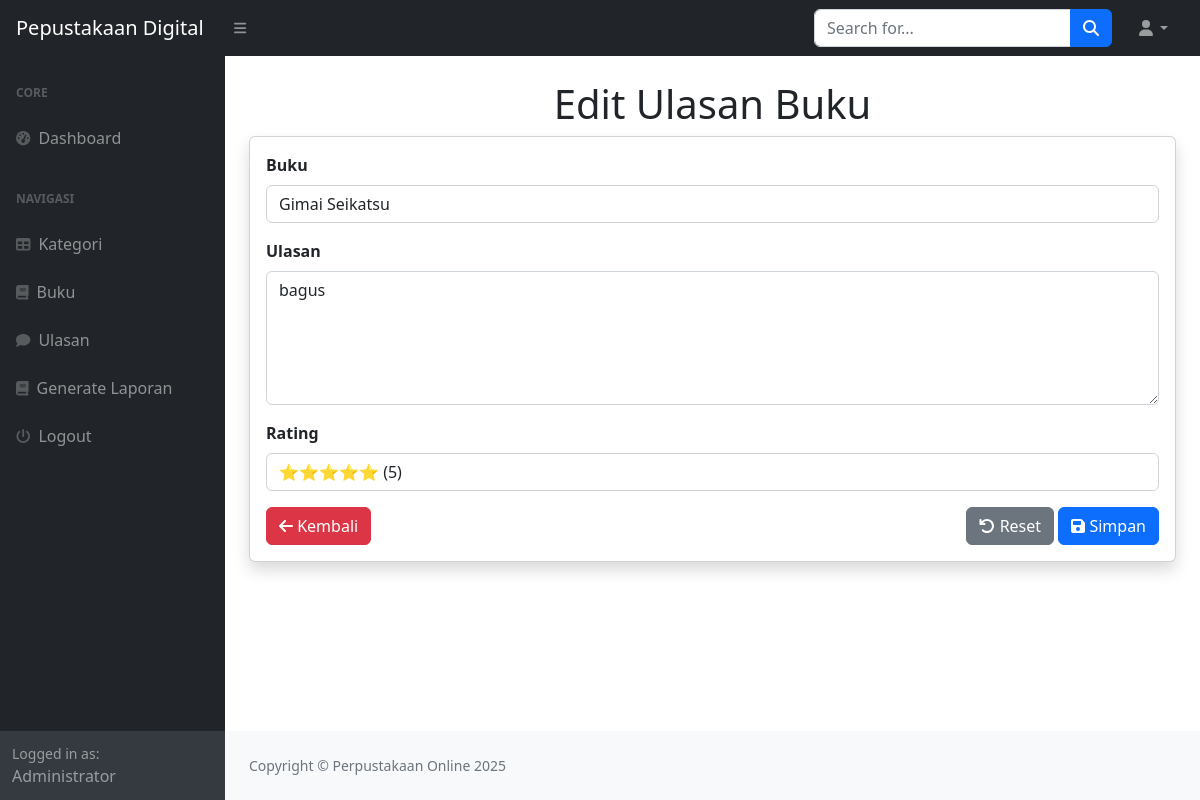
Page /perpusdig/index.php?page=ulasan_ubah&id=4 (signed in) on the committed database.
### tables this page shows
CREATE TABLE `ulasan` (
  `id_ulasan` int(11) NOT NULL,
  `id_user` int(11) DEFAULT NULL,
  `id_buku` int(11) DEFAULT NULL,
  `ulasan` text DEFAULT NULL,
  `rating` int(11) DEFAULT NULL
);

CREATE TABLE `buku` (
  `id_buku` int(11) NOT NULL,
  `id_kategori` int(11) DEFAULT NULL,
  `judul` varchar(255) DEFAULT NULL,
  `penulis` varchar(255) DEFAULT NULL,
  `penerbit` varchar(255) DEFAULT NULL,
  `tahun_terbit` varchar(255) DEFAULT NULL,
  `deskripsi` text NOT NULL
);

### perpusdig/ulasan_ubah.php (the view, shortened to what this page needs)
<h1 class="mt-4 text-center">Edit Ulasan Buku</h1>
<div class="card shadow">
    <div class="card-body">
        <form method="post">
            <?php
            $id = $_GET['id'];
            $query = mysqli_query($koneksi, "SELECT * FROM ulasan WHERE id_ulasan=$id");
            $data = mysqli_fetch_array($query);
            ?>
            <div class="mb-3">
                <label class="form-label fw-bold">Buku</label>
                <select name="id_buku" class="form-control">
                    <?php
                        $buk = mysqli_query($koneksi, "SELECT * FROM buku");
                        while($buku = mysqli_fetch_array($buk)) {
                    ?>
                    <option <?php if($data['id_buku'] == $buku['id_buku']) echo 'selected'; ?>
                            value="<?php echo $buku['id_buku']; ?>">
                        <?php echo $buku['judul']; ?>
                    </option>
                    <?php } ?>
                </select>
            </div>
            <div class="mb-3">
                <label class="form-label fw-bold">Ulasan</label>
                <textarea name="ulasan" rows="5" class="form-control"><?php echo htmlspecialchars($data['ulasan']); ?></textarea>
            </div>
            <div class="mb-3">
                <label class="form-label fw-bold">Rating</label>
                <select name="rating" class="form-control">
                    <?php for($i = 1; $i <= 5; $i++) { ?>
                        <option <?php if($data['rating'] == $i) echo 'selected'; ?> value="<?php echo $i; ?>">
                            <?php echo str_repeat("⭐", $i) . " ($i)"; ?>
                        </option>
                    <?php } ?>
                </select>
            </div>
            <div class="d-flex justify-content-between">
                <a href="?page=ulasan" class="btn btn-danger">
                    <i class="fa fa-arrow-left"></i> Kembali
                </a>
                <div>
                    <button type="reset" class="btn btn-secondary">
                        <i class="fa fa-undo"></i> Reset
                    </button>
                    <button type="submit" class="btn btn-primary" name="submit" value="submit">
                        <i class="fa fa-save"></i> Simpan
                    </button>
                </div>
            </div>
        </form>
    </div>
</div>

### rows in the picture
ulasan: id_buku "Gimai Seikatsu", ulasan "bagus", rating "⭐⭐⭐⭐⭐ (5)"

### other values in the picture
$_SESSION['user']['nama'] "Administrator"
